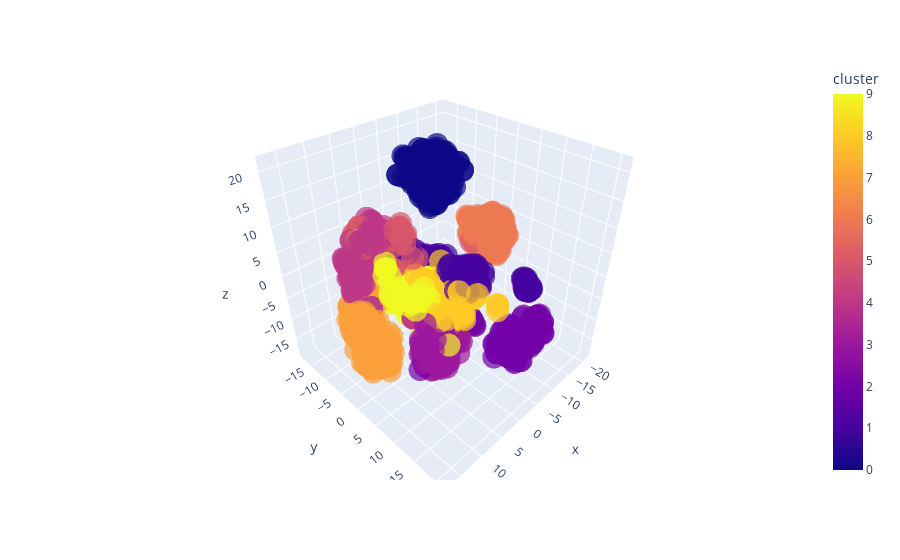

The code cell stored with this chart in its notebook:
### Code cell
tsne = TSNE(n_components=3)
%time X_embedded = tsne.fit_transform(X)
df = pd.DataFrame()
df['x'] = X_embedded[:,0]
df['y'] = X_embedded[:,1]
df['z'] = X_embedded[:,2]
df['cluster'] = y

%time  fig = px.scatter_3d(df, x='x', y='y', z='z',color='cluster', opacity=0.7, size_max=.01)
fig.show()

### Figure 1 — Plotly figure (JSON) as saved in the notebook; plotly's stock layout.template omitted (floating-point values rounded to 4 significant figures; data arrays with more than 128 entries replaced by an {"elided": "..."} marker saying what was removed)
{"data": [{"hoverlabel": {"namelength": 0}, "hovertemplate": "x=%{x}<br>y=%{y}<br>z=%{z}<br>cluster=%{marker.color}", "legendgroup": "", "marker": {"color": {"elided": "1797 int values"}, "coloraxis": "coloraxis", "opacity": 0.7, "symbol": "circle"}, "mode": "markers", "name": "", "scene": "scene", "showlegend": false, "type": "scatter3d", "x": {"elided": "1797 float values"}, "y": {"elided": "1797 float values"}, "z": {"elided": "1797 float values"}}], "layout": {"coloraxis": {"colorbar": {"title": {"text": "cluster"}}, "colorscale": [[0, "#0d0887"], [0.1111, "#46039f"], [0.2222, "#7201a8"], [0.3333, "#9c179e"], [0.4444, "#bd3786"], [0.5556, "#d8576b"], [0.6667, "#ed7953"], [0.7778, "#fb9f3a"], [0.8889, "#fdca26"], [1, "#f0f921"]]}, "legend": {"tracegroupgap": 0}, "margin": {"t": 60}, "scene": {"domain": {"x": [0, 1], "y": [0, 1]}, "xaxis": {"title": {"text": "x"}}, "yaxis": {"title": {"text": "y"}}, "zaxis": {"title": {"text": "z"}}}}}
